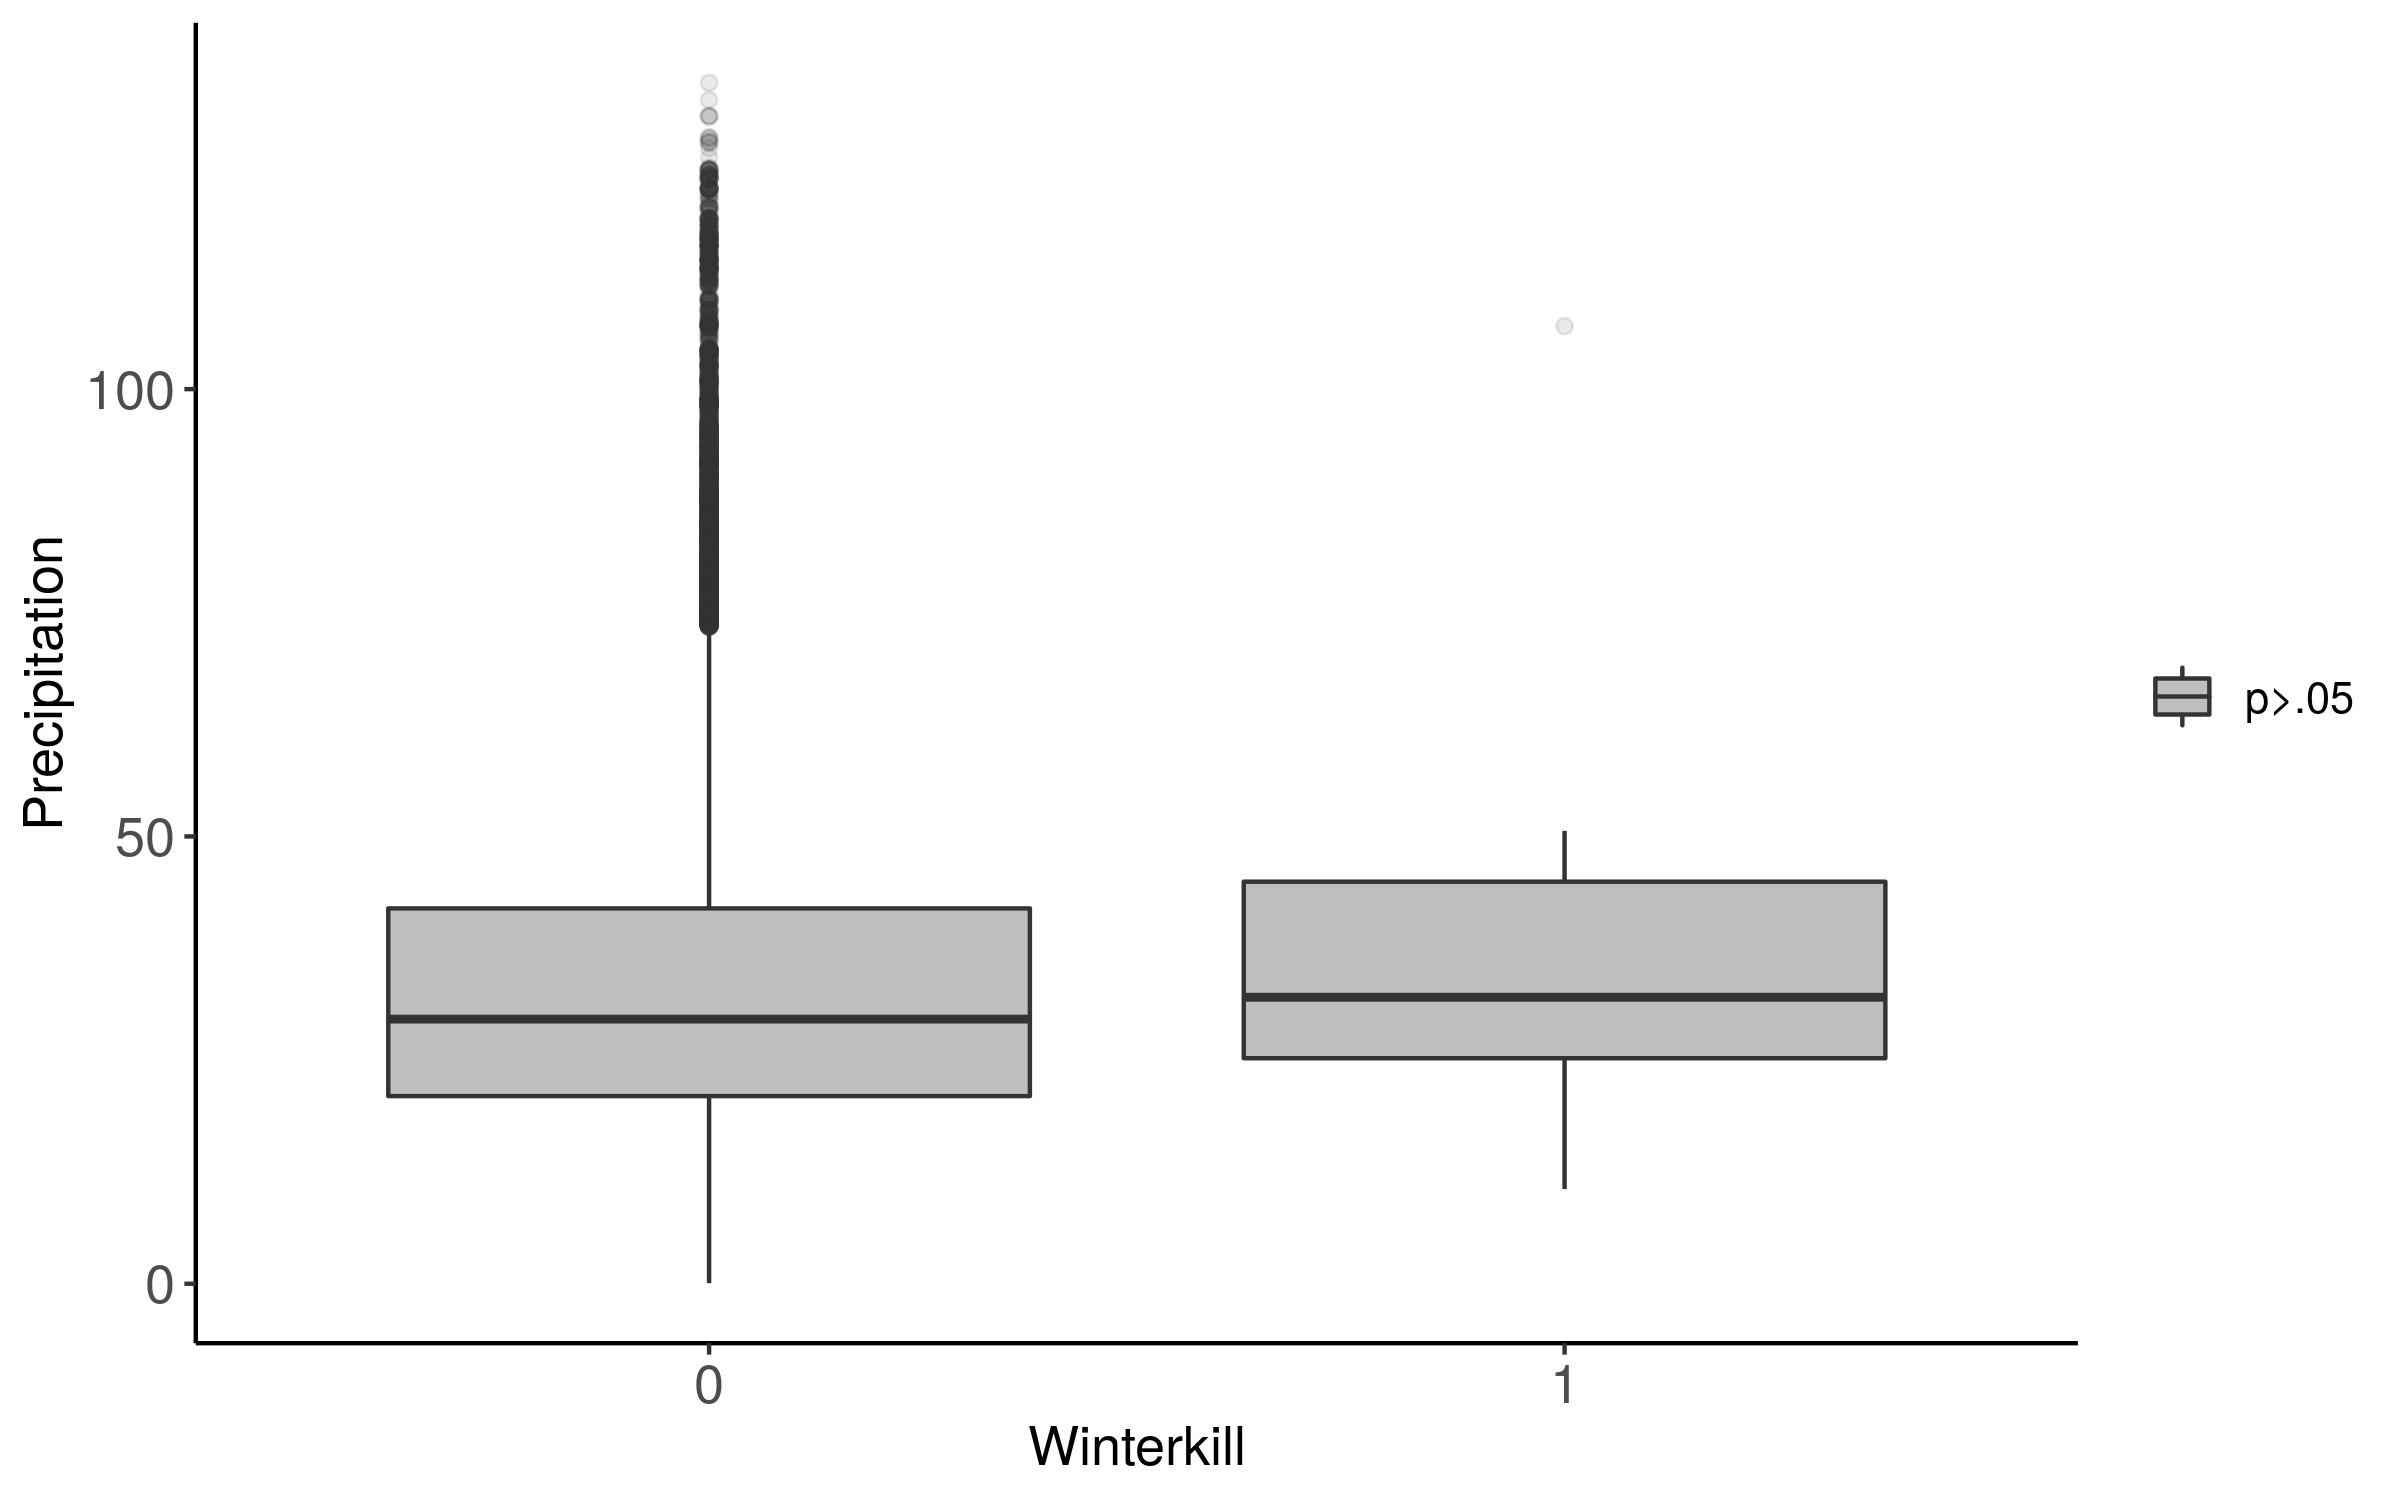

The R source for this figure:
library(tidyverse)
library(ggthemes)
library(ggmap)
library(gridExtra)
library(scales)
library(car)
library(DescTools)
library(spdep)

historical_data = read_csv('data/processed/historical_data.csv')


snow_data = read_csv('data/processed/snow_data.csv')

snow_data = snow_data %>%
  mutate(month = ifelse(Month == '01', 'jan', Month)) %>%
  mutate(month = ifelse(Month == '02', 'feb', month)) %>%
  mutate(month = ifelse(Month == '12', 'dec', month))

snow_data$year = snow_data$Year
snow_data$lat = snow_data$lat_round
snow_data$lon = snow_data$long_round

fig_SI4_data <- historical_data %>% 
  filter(month == 'jan' | month == 'feb' | month == 'dec') %>%
  mutate(lon = round(lon,1)) %>%
  mutate(lat = round(lat,1))

  
fig_SI4_data <- inner_join(fig_SI4_data, snow_data, by = c('year', 'month', 'lat','lon')) 
  
  
fig_SI4_data = fig_SI4_data %>%  
  mutate(mme = ifelse(is.na(cause.category.4), 0, 1), 
         winterkill = ifelse(is.na(winterkill), 0 , winterkill))




fig_SI4_data$sig_ice <- ifelse(fig_SI4_data$winterkill == 1, 'p>.05', 'p>.05')

fig_SI4_data$sig_ice <- factor(fig_SI4_data$sig_ice, levels = c('p>.05', 'p<.05'))

boxplot <- fig_SI4_data %>%
  filter(winterkill == 1 | mme == 0 ) %>%
  ggplot(aes(y =Snow,x = factor(winterkill))) +
  theme_tufte() +
  ylab('Precipitation')+
  xlab('Winterkill')+
  geom_boxplot(outlier.alpha = 0.1, aes(fill = sig_ice)) + 
  theme(text = element_text(size=13),axis.text = element_text(size=13),
        axis.line = element_line(colour = "black", 
                                 size = 0.5, linetype = "solid"))+
  theme(text = element_text(family = 'sans'))+
  scale_fill_manual(values = c('grey', 'gold'), guide = guide_legend(title = NULL))


boxplot

ggsave("figures/winterkill_boxplot.png", boxplot, width = 8, height = 5)
